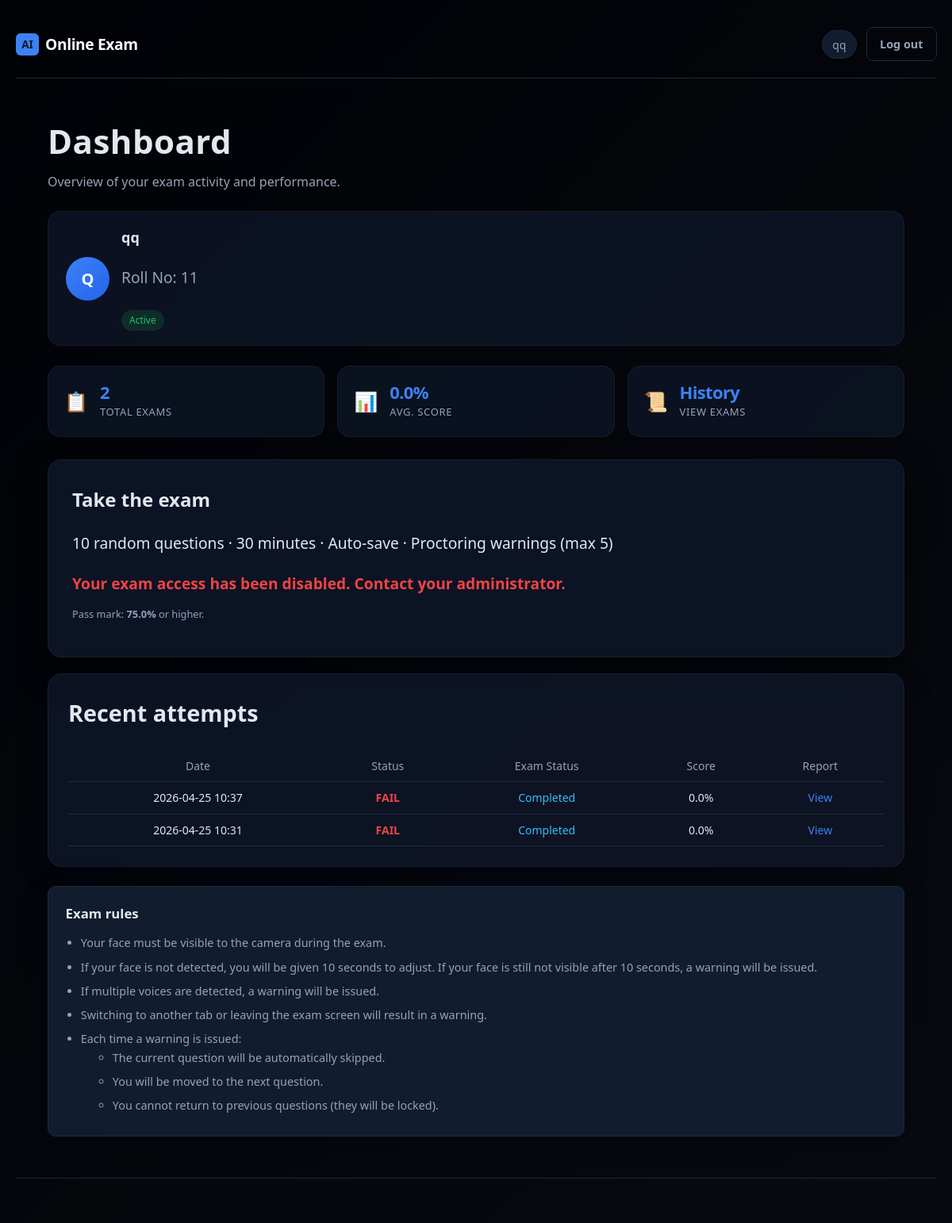
The app's page /dashboard (signed in) with its own data.
### app.py (models this page shows)
class User(db.Model):
    __tablename__ = "users"
    id = db.Column(db.Integer, primary_key=True)
    username = db.Column(db.String(80), unique=True, nullable=False)
    email = db.Column(db.String(120), unique=True, nullable=False)
    password_hash = db.Column(db.String(256), nullable=False)
    roll_number = db.Column(db.String(50), unique=True, nullable=True)
    created_at = db.Column(db.DateTime, default=lambda: datetime.now(timezone.utc))
    is_admin = db.Column(db.Boolean, default=False)
    allow_reattempt = db.Column(db.Boolean, default=False)
    exam_access_enabled = db.Column(db.Boolean, default=True)
    exam_completed = db.Column(db.Boolean, default=False)
    admin_role = db.Column(db.String(20), nullable=True)
    is_blocked = db.Column(db.Boolean, default=False)
    block_reason = db.Column(db.String(255))
    attempts = db.relationship("Attempt", backref="user", lazy=True)

class Attempt(db.Model):
    __tablename__ = "attempts"
    id = db.Column(db.Integer, primary_key=True)
    user_id = db.Column(db.Integer, db.ForeignKey("users.id"), nullable=False)
    exam_id = db.Column(db.Integer, db.ForeignKey('exam_history.id'), nullable=True)
    started_at = db.Column(db.DateTime, nullable=False)
    ended_at = db.Column(db.DateTime, nullable=True)
    status = db.Column(db.String(20), default="in_progress")
    score = db.Column(db.Float, nullable=True)
    question_ids_json = db.Column(db.Text, nullable=False)
    current_index = db.Column(db.Integer, default=0)
    time_limit_seconds = db.Column(db.Integer, default=EXAM_TIME_SECONDS)
    tab_switch_count = db.Column(db.Integer, default=0)
    face_missing_warnings = db.Column(db.Integer, default=0)
    warning_count = db.Column(db.Integer, default=0)
    warning_details_json = db.Column(db.Text, nullable=False, default="[]")
    timeline_json = db.Column(db.Text, nullable=False, default="[]")
    student_profile_json = db.Column(db.Text, nullable=False, default="{}")
    cheating_risk = db.Column(db.String(20), nullable=True)

### app.py (the view)
@app.route("/dashboard")
@login_required
def dashboard():
    uid = session["user_id"]
    user = db.session.get(User, uid)
    if user and getattr(user, "is_admin", False):
        return redirect(url_for("admin_dashboard"))
    attempts = (
        Attempt.query.filter_by(user_id=uid)
        .order_by(Attempt.started_at.desc())
        .limit(20)
        .all()
    )
    completed = [a for a in attempts if a.status == "completed"]
    total_exams = len(attempts)
    completed_n = len(completed)
    scores = [a.score for a in completed if a.score is not None]
    avg_score = round(sum(scores) / len(scores), 1) if scores else None
    has_completed_exam = completed_n > 0
    exam_access = user and getattr(user, "exam_access_enabled", True)
    running_exam = get_running_exam()
    existing_attempt = None
    if running_exam:
        existing_attempt = Attempt.query.filter_by(
            user_id=user.id,
            exam_id=running_exam.id,
            status="completed"
        ).first()
    can_start_exam = bool(
        running_exam
        and (not existing_attempt or user.allow_reattempt)
    )
    latest_completed = next((a for a in attempts if a.status == "completed"), None)
    latest_pass = is_passing_score(latest_completed.score) if latest_completed else None
    from datetime import datetime
    from datetime import datetime
    now = datetime.now().replace(tzinfo=None)
    schedule = ExamSchedule.query.filter(
        ExamSchedule.start_time <= now,
        ExamSchedule.end_time >= now
    ).order_by(ExamSchedule.start_time.asc()).first()
    print("NOW:", now)
    print("START:", schedule.start_time if schedule else None)
    print("END:", schedule.end_time if schedule else None)
    current_time = now
    return render_template(
        "dashboard.html",
        attempts=attempts,
        questions_per_exam=QUESTIONS_PER_EXAM,
        total_exams=total_exams,
        completed_n=completed_n,
        avg_score=avg_score,
        has_completed_exam=has_completed_exam,
        can_start_exam=can_start_exam,
        pass_threshold=PASS_SCORE_THRESHOLD,
        latest_pass=latest_pass,
        exam_access=exam_access,
        student=user,
        schedule=schedule,
        current_time=current_time,
    )

### app.py (called while the page is built)
def login_required(f):
    @wraps(f)
    def decorated(*args, **kwargs):
        if "user_id" not in session:
            return redirect(url_for("login"))
        return f(*args, **kwargs)
    return decorated

def is_passing_score(score):
    return score is not None and float(score) >= PASS_SCORE_THRESHOLD

### templates/dashboard.html (shortened to what this page needs)
{% extends "base.html" %}
{% block body_class %}page-dashboard{% endblock %}
{% block content %}
<section class="dash-hero">
  <div class="dash-hero-text">
    <h1>Dashboard</h1>
    <p class="muted dash-sub">Overview of your exam activity and performance.</p>
  </div>
</section>
<div class="student-card">
  <div class="student-avatar">
    {{
      (student.name[0] if student and student.name else
       (student.username[0] if student and student.username else 'S'))
    | upper
    }}
  </div>
  <div class="student-info">
    <h3>{{
      student.name
      if student and student.name
      else (student.username if student and student.username else 'Student')
    }}</h3>
    <p class="muted">
      Roll No: {{ student.roll_number if student and student.roll_number else 'N/A' }}
    </p>
    <span class="status-badge">Active</span>
  </div>
</div>
<div class="dash-stats">
  <a href="{{ url_for('exam_list_page') }}" class="dash-stat-card dash-stat-exams">
    <span class="dash-stat-icon">📋</span>
    <div class="dash-stat-body">
        <span class="dash-stat-value">{{ total_exams }}</span>
        <span class="dash-stat-label">Total exams</span>
    </div>
  </a>
    <a href="{{ url_for('score_page') }}" class="dash-stat-card dash-stat-score">
    <span class="dash-stat-icon">📊</span>
    <div class="dash-stat-body">
        <span class="dash-stat-value">
            {% if avg_score is not none %}{{ avg_score }}%{% else %}—{% endif %}
        </span>
        <span class="dash-stat-label">Avg. score</span>
    </div>
  </a>
  <a href="{{ url_for('history_page') }}" class="dash-stat-card">
    <span class="dash-stat-icon">📜</span>
    <div class="dash-stat-body">
      <span class="dash-stat-value">History</span>
      <span class="dash-stat-label">View Exams</span>
    </div>
  </a>
  </div>
<div class="dashboard-layout">
  <div class="card highlight-card dash-start-card">
    <h2>Take the exam</h2>
    <p>{{ questions_per_exam }} random questions · 30 minutes · Auto-save · Proctoring warnings (max 5)</p>
    {% if not can_start_exam %}
      {% if is_currently_completed %}
      <p class="dash-blocked-msg">You have already completed the exam.</p>
      {% else %}
      <p class="dash-blocked-msg">Your exam access has been disabled. Contact your administrator.</p>
      {% endif %}
    {% endif %}
    <p class="muted small">Pass mark: <strong>{{ pass_threshold }}%</strong> or higher.</p>
  </div>
  <div class="card dash-table-card">
    <h2>Recent attempts</h2>
    {% if attempts %}
    <div class="table-wrap">
      <table class="data-table">
        <thead>
          <tr>
            <th>Date</th>
            <th>Status</th>
            <th>Exam Status</th>
            <th>Score</th>
            <th>Report</th>
          </tr>
        </thead>
        <tbody>
          {% for a in attempts %}
          <tr>
            <td>{{ a.started_at.strftime('%Y-%m-%d %H:%M') }}</td>
            <td>
  {% if (a.score or 0) >= 75 %}
    <span style="color:#22c55e; font-weight:600;">PASS</span>
  {% else %}
    <span style="color:#ef4444; font-weight:600;">FAIL</span>
  {% endif %}
</td>
            <td>
              <span style="color:#38bdf8; font-weight:500;">Completed</span>
            </td>
            <td>{% if a.score is not none %}{{ a.score }}%{% else %}mdash;{% endif %}</td>
            <td>{% if a.status == 'completed' %}<a href="{{ url_for('exam_report', attempt_id=a.id) }}">View</a>{% else %}mdash;{% endif %}</td>
          </tr>
          {% endfor %}
        </tbody>
      </table>
    </div>
    {% else %}
    <p class="muted">No attempts yet.</p>
    {% endif %}
  </div>
</div>
<section class="card exam-rules-card">
  <h2 class="exam-rules-title">Exam rules</h2>
  <ul class="exam-rules-list">
  <li>Your face must be visible to the camera during the exam.</li>
  <li>If your face is not detected, you will be given 10 seconds to adjust.
      If your face is still not visible after 10 seconds, a warning will be issued.</li>
  <li>If multiple voices are detected, a warning will be issued.</li>
  <li>Switching to another tab or leaving the exam screen will result in a warning.</li>
  <li>Each time a warning is issued:
    <ul>
      <li>The current question will be automatically skipped.</li>
      <li>You will be moved to the next question.</li>
      <li>You cannot return to previous questions (they will be locked).</li>
    </ul>
  </li>
</ul>
</section>
{% endblock %}

### static/css/style.css (style rules this page uses)
:root { --bg: #0f172a; --bg-elevated: #111c2e; --border: #1e293b; --text: #f8fafc; --muted: #94a3b8; --accent: #3b82f6; --accent-dim: #2563eb; --accent-glow: rgba(59, 130, 246, 0.35); --success: #22c55e; --error: #ef4444; --radius: 10px; --font: "Segoe UI", system-ui, -apple-system, sans-serif; }
*, *::before, *::after { box-sizing: border-box; }
body { margin: 0; min-height: 100vh; font-family: var(--font); background: var(--bg); color: var(--text); font-size: 1.2rem; line-height: 1.65; }
a { color: var(--accent); text-decoration: none; }
.muted { color: var(--muted); }
.small { font-size: 0.8rem; }
.card { background: rgba(17, 28, 46, 0.72); border: 1px solid rgba(148, 163, 184, 0.18); border-radius: var(--radius); padding: 1.5rem 1.6rem; box-shadow: 0 10px 32px rgba(2, 6, 23, 0.35); backdrop-filter: blur(8px); -webkit-backdrop-filter: blur(8px); transition: transform 0.2s ease, box-shadow 0.2s ease, border-color 0.2s ease; }
.highlight-card { background: var(--bg-elevated); border-color: var(--border); }
.table-wrap { overflow-x: auto; margin-top: 0.75rem; }
.data-table { width: 100%; border-collapse: collapse; font-size: 0.875rem; }
.data-table th, .data-table td { text-align: center !important; vertical-align: middle; padding: 0.5rem 0.65rem; border-bottom: 1px solid var(--border); }
.data-table th:first-child, .data-table td:first-child { text-align: left; }
.data-table td:nth-child(5), .data-table td:nth-child(6) { text-align: center; }
.data-table th { color: var(--muted); font-weight: 500; }
.dash-hero { margin-bottom: 1.5rem; }
.dash-hero h1 { margin: 0 0 0.25rem; font-size: 2.75rem; font-weight: 800; letter-spacing: -0.04em; }
.dash-sub { margin: 0; font-size: 0.95rem; }
.dash-stats { display: grid; grid-template-columns: repeat(2, 1fr); gap: 1rem; margin-bottom: 1.75rem; }
@media (min-width: 720px) { .dash-stats { grid-template-columns: repeat(auto-fit, minmax(160px, 1fr)); } }
.dash-stat-card { display: flex; align-items: flex-start; gap: 0.85rem; padding: 1.1rem 1.2rem; border-radius: var(--radius); border: 1px solid var(--border); background: var(--bg-elevated); }
.dash-stat-exams, .dash-stat-attempts, .dash-stat-score, .dash-stat-status { border-color: var(--border); background: var(--bg-elevated); }
.dash-stat-icon { font-size: 1.5rem; line-height: 1; }
.dash-stat-body { display: flex; flex-direction: column; gap: 0.15rem; }
.dash-stat-value { font-size: 1.5rem; font-weight: 800; letter-spacing: -0.03em; line-height: 1.1; }
.dash-stat-label { font-size: 0.75rem; color: var(--muted); text-transform: uppercase; letter-spacing: 0.05em; }
.dashboard-layout { display: flex; flex-direction: column; gap: 1.25rem; }
.dash-start-card h2 { margin-top: 0; }
.dash-blocked-msg { color: var(--error); font-weight: 600; margin: 0.75rem 0 0; }
.dash-table-card h2 { margin-top: 0; }
body.page-dashboard { background: #020617 url("https://images.unsplash.com/photo-1618005182384-a83a8bd57fbe?auto=format&fit=crop&w=1920&q=80") center / cover no-repeat fixed; }
.exam-rules-card { margin-top: 1.5rem; padding: 1.25rem 1.35rem; border: 1px solid var(--border); background: var(--bg-elevated); }
.exam-rules-title { margin: 0 0 0.75rem; font-size: 1.05rem; }
.exam-rules-list { margin: 0; padding-left: 1.2rem; color: var(--muted); font-size: 0.9rem; }
.exam-rules-list li { margin-bottom: 0.4rem; }
.dash-stat-card, .card, .highlight-card { transition: all 0.25s ease; }

### templates/base.html (style rules this page uses)
body { margin: 0; padding: 0; }
html, body { width: 100%; overflow-x: hidden; }
.dashboard, .report-page, .page-dashboard, .page-report { width: 100%; }

### records on screen
User: username "Q", username "qq", roll_number "11"
Attempt: started_at "2026-04-25 10:37", shows "FAIL", score "0.0"
Attempt: started_at "2026-04-25 10:31", shows "FAIL", score "0.0"

### other values on screen
{{ session.get('username') }} "qq"
{{ total_exams }} "2"
{{ avg_score }} "0.0"
{{ questions_per_exam }} "10"
{{ pass_threshold }} "75.0"
